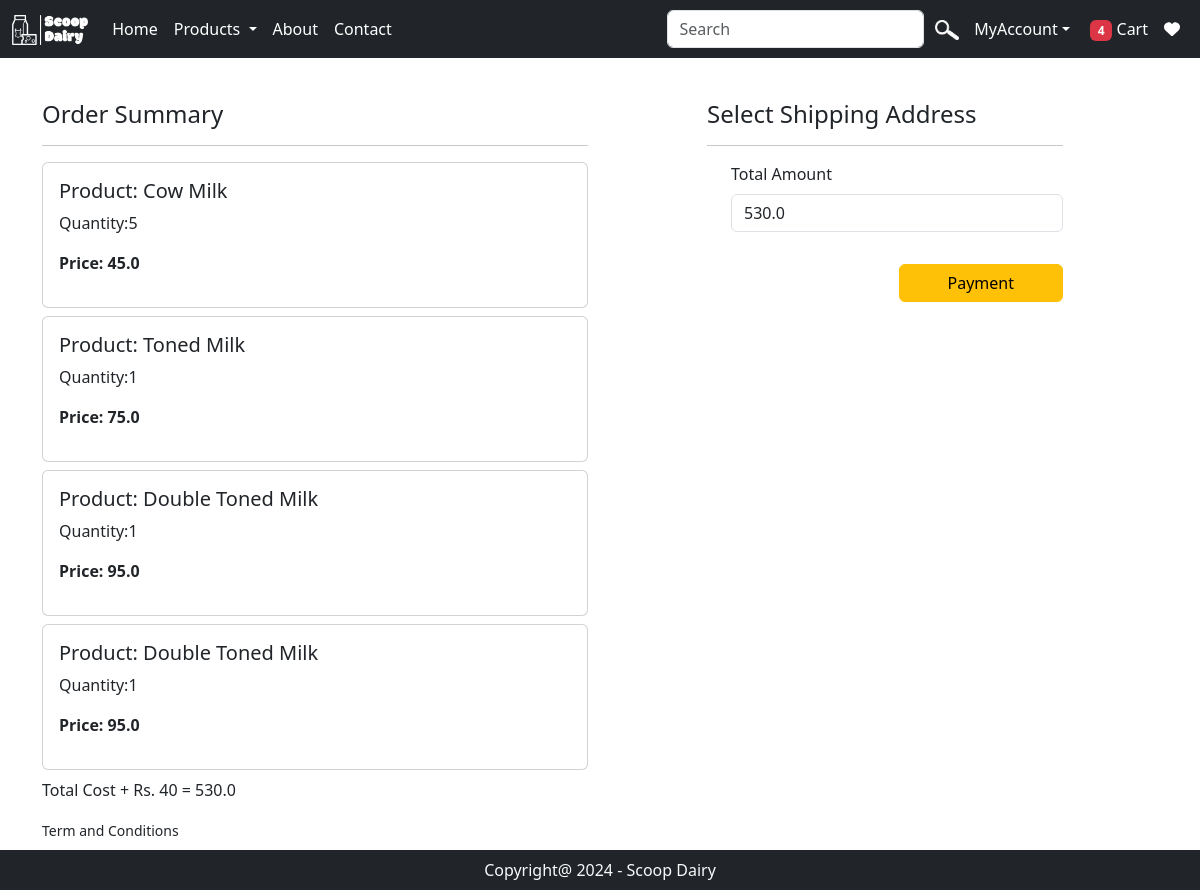
The page /checkout/ (signed in) on the database its author committed.
### Eapp/models.py (models this page shows, shortened)
class Cart(models.Model):
    user = models.ForeignKey(User,on_delete=models.CASCADE)
    product = models.ForeignKey(Product,on_delete=models.CASCADE)
    quantity = models.PositiveIntegerField(default=1)

class Product(models.Model):
    title=models.CharField(max_length=100)
    selling_price=models.FloatField()
    discounted_price=models.FloatField()
    description=models.TextField()
    composition=models.TextField(default='')
    prodapp=models.TextField(default='')
    category=models.CharField(choices=CATEGORY_CHOICES,max_length=2)
    product_image=models.ImageField(upload_to='product')

### Eapp/views.py (the view, shortened to what this page needs)
# urls.py: path('checkout/',views.checkout.as_view(), name='checkout'),
@method_decorator(login_required,name='dispatch')
class checkout(View):
    def get(self,request):
        totalitem = 0
        wishitem = 0
        if request.user.is_authenticated:
            totalitem = len(Cart.objects.filter(user=request.user))
            wishitem = len(Wishlist.objects.filter(user=request.user))
        user=request.user
        add=Customer.objects.filter(user=user)
        cart_items=Cart.objects.filter(user=user)
        famount = 0
        for p in cart_items:
            value= p.quantity * p.product.discounted_price
            famount = famount + value
            totalamount = famount + 40
            razoramount = int(totalamount * 100)
            client = razorpay.Client(auth=(settings.RAZOR_KEY_ID,settings.RAZOR_KEY_SECRET))
            data ={"amount":razoramount,"currency":"INR","receipt":"order_rcptid_12"}
            payment_response = client.order.create(data=data)
            print(payment_response)
            order_id = payment_response['id']
            order_status = payment_response['status']
        return render(request,'checkout.html',locals())

### template/checkout.html (shortened to what this page needs)
{% extends "base.html" %}
{% load static %}
{% block main-content %}
<div class="container def">
<div class="row mt-5">
    <div class="col-sm-6">
        <h4>Order Summary</h4>
        <hr>
        {% for item in cart_items %}
        <div class="card mb-2">
            <div class="card-body">
                <h5>Product: {{item.product.title}}</h5>
                <p>Quantity:{{item.quantity}}</p>
                <p class="fw-bold">Price: {{item.product.discounted_price}}</p>
            </div>
            </div>
            {% endfor %}
            <p class="fw-fold">Total Cost + Rs. 40 = {{totalamount}}</p>
            <small>Term and Conditions</small>
        </div>
        <div class="col-sm-4 offset-sm-1">
            <h4>Select Shipping Address</h4>
<hr>
<form action="" method="post" id="myform">
        <div class="form-check mb-3">
            <label for="totalamount" class="form-label">Total Amount</label>
            <input type="number" class="form-control" name="totalamount" value="{{totalamount}}" readonly>
        </div>
        <div class="text-end">
            <button id="rzp-button1" type="submit" class="btn btn-warning mt-3 px-5 fw-fold">Payment</button>
        </div>
</form>
        </div>
    </div>
</div>
<br><br>
{% endblock main-content %}

### Eapp/static/CSS/style.css (style rules this page uses)
.def { margin-top: 100px; }

### rows shown on the page
Cart: product "Cow Milk", quantity "5", product.discounted_price "45.0"
Cart: product "Toned Milk", quantity "1", product.discounted_price "75.0"
Cart: product "Double Toned Milk", quantity "1", product.discounted_price "95.0"
Cart: product "Double Toned Milk", quantity "1", product.discounted_price "95.0"

### other values the page prints
{{ totalitem }} "4"
{{ totalamount }} "530.0"
